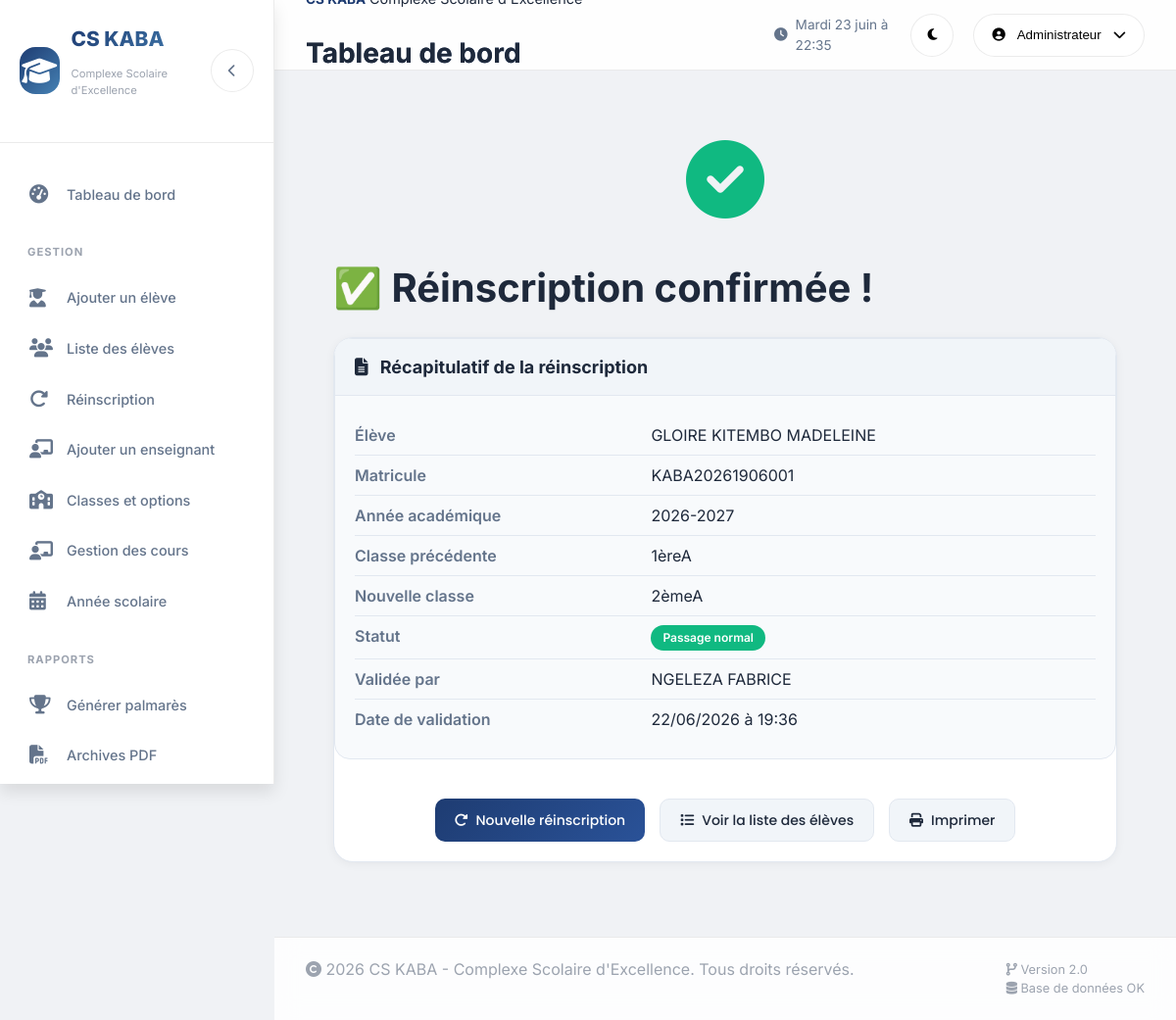
Page /reinscription/confirmation/1/ (signed in) on the committed database.
### Cote/models.py (models this page shows, shortened)
class Reinscription(models.Model):
    eleve = models.ForeignKey(Eleve, on_delete=models.CASCADE, verbose_name="Élève")
    annee_scolaire = models.ForeignKey(AnneeScolaire, on_delete=models.CASCADE, verbose_name="Année scolaire")
    classe_ancienne = models.ForeignKey(Classe, on_delete=models.CASCADE, related_name='anciennes_reinscriptions', verbose_name="Ancienne classe")
    classe_nouvelle = models.ForeignKey(Classe, on_delete=models.CASCADE, related_name='nouvelles_reinscriptions', verbose_name="Nouvelle classe")
    est_redoublant = models.BooleanField(default=False, verbose_name="Est redoublant")
    date_reinscription = models.DateTimeField(auto_now_add=True, verbose_name="Date de réinscription")
    est_validee = models.BooleanField(default=False, verbose_name="Est validée")
    validee_par = models.ForeignKey(Utilisateur, on_delete=models.SET_NULL, null=True, blank=True, verbose_name="Validée par")
    date_validation = models.DateTimeField(null=True, blank=True, verbose_name="Date de validation")
    observations = models.TextField(blank=True, null=True, verbose_name="Observations")
    created_at = models.DateTimeField(auto_now_add=True)
    updated_at = models.DateTimeField(auto_now=True)
    class Meta:
        verbose_name = "Réinscription"
        verbose_name_plural = "Réinscriptions"
        ordering = ['-date_reinscription']
        unique_together = [['eleve', 'annee_scolaire']]

class Eleve(models.Model):
    id_personne = models.OneToOneField(Personne, on_delete=models.CASCADE, verbose_name="Personne")
    matricule = models.CharField(max_length=50, unique=True, verbose_name="Matricule")
    telephone_parent = models.CharField(max_length=20, blank=True, null=True, verbose_name="Téléphone parent")
    email_parent = models.EmailField(max_length=255, blank=True, null=True, verbose_name="Email parent")
    photo = models.ImageField(upload_to='photos/eleves/', blank=True, null=True, verbose_name="Photo de l'élève")
    est_actif = models.BooleanField(default=True, verbose_name="Est actif")
    created_at = models.DateTimeField(auto_now_add=True, verbose_name="Date de création")
    class Meta:
        verbose_name = "Élève"
        verbose_name_plural = "Élèves"
        ordering = ['id_personne__nom', 'id_personne__prenom']

class Personne(models.Model):
    SEXE_CHOICES = [('M', 'Masculin'), ('F', 'Féminin')]
    nom = models.CharField(max_length=100, verbose_name="Nom")
    postnom = models.CharField(max_length=100, blank=True, null=True, verbose_name="Postnom")
    prenom = models.CharField(max_length=100, verbose_name="Prénom")
    lieu_naissance = models.CharField(max_length=100, blank=True, null=True, verbose_name="Lieu de naissance")
    date_naissance = models.DateField(blank=True, null=True, verbose_name="Date de naissance")
    sexe = models.CharField(max_length=1, choices=SEXE_CHOICES, blank=True, null=True, verbose_name="Sexe")
    adresse = models.TextField(blank=True, null=True, verbose_name="Adresse")
    telephone = models.CharField(max_length=20, blank=True, null=True, verbose_name="Téléphone")
    email = models.EmailField(max_length=255, blank=True, null=True, verbose_name="Email")
    created_at = models.DateTimeField(auto_now_add=True, verbose_name="Date de création")
    photo = models.ImageField(upload_to='photos/personnes/', blank=True, null=True, verbose_name="Photo de profil")
    class Meta:
        verbose_name = "Personne"
        verbose_name_plural = "Personnes"
        ordering = ['nom', 'prenom']

class AnneeScolaire(models.Model):
    annee_scolaire = models.CharField(max_length=20, unique=True, verbose_name="Année scolaire")
    est_active = models.BooleanField(default=False, verbose_name="Année active")
    date_debut = models.DateField(verbose_name="Date début")
    date_fin = models.DateField(verbose_name="Date fin")
    created_at = models.DateTimeField(auto_now_add=True, verbose_name="Date de création")
    class Meta:
        verbose_name = "Année scolaire"
        verbose_name_plural = "Années scolaires"
        ordering = ['-id']

class Classe(models.Model):
    nom_classe = models.CharField(max_length=50, verbose_name="Nom de la classe")
    niveau = models.CharField(max_length=20, blank=True, null=True, verbose_name="Niveau")
    id_option = models.ForeignKey(OptionEtude, on_delete=models.SET_NULL, null=True, blank=True, verbose_name="Option")
    est_cycle_orientation = models.BooleanField(default=False, verbose_name="Est cycle d'orientation")
    capacite_max = models.IntegerField(default=30, verbose_name="Capacité maximale")
    actif = models.BooleanField(default=True, verbose_name="Actif")
    created_at = models.DateTimeField(auto_now_add=True, verbose_name="Date de création")
    class Meta:
        verbose_name = "Classe"
        verbose_name_plural = "Classes"
        ordering = ['niveau', 'nom_classe']
        unique_together = []  # Pas de contrainte d'unicité sur nom_classe + option

class Utilisateur(models.Model):
    ROLE_CHOICES = [('DE', 'Directeur des Études'), ('ENSEIGNANT', 'Enseignant'), ('TITULAIRE', 'Titulaire')]
    id_personne = models.OneToOneField(Personne, on_delete=models.CASCADE, verbose_name="Personne")
    email = models.EmailField(max_length=255, unique=True, verbose_name="Email")
    password_hash = models.CharField(max_length=255, verbose_name="Mot de passe hashé")
    role = models.CharField(max_length=20, choices=ROLE_CHOICES, verbose_name="Rôle")
    est_actif = models.BooleanField(default=True, verbose_name="Est actif")
    est_principal = models.BooleanField(default=False, verbose_name="Est principal")
    dernier_connexion = models.DateTimeField(blank=True, null=True, verbose_name="Dernière connexion")
    created_at = models.DateTimeField(auto_now_add=True, verbose_name="Date de création")
    class Meta:
        verbose_name = "Utilisateur"
        verbose_name_plural = "Utilisateurs"

### Cote/views.py (the view)
def reinscription_confirmation(request, reinscription_id):
    if not request.session.get('user_id'):
        messages.error(request, 'Veuillez vous connecter pour accéder à cette page.')
        return redirect('login')
    if request.session.get('user_role') != 'DE':
        messages.error(request, 'Accès non autorisé')
        return redirect('dashboard_de')
    from .models import Reinscription
    reinscription = get_object_or_404(
        Reinscription.objects.select_related(
            'eleve__id_personne',
            'classe_ancienne',
            'classe_nouvelle',
            'annee_scolaire',
            'validee_par__id_personne'
        ),
        id=reinscription_id
    )
    context = {
        'user_nom': request.session.get('user_nom'),
        'reinscription': reinscription,
        'page_title': 'Confirmation de réinscription - CS KABA'
    }
    return render(request, 'Cote/admin/reinscription_confirmation.html', context)

### Cote/templates/Cote/admin/reinscription_confirmation.html (shortened to what this page needs)
{% extends "Cote/admin/includes/head.html" %}
{% load static %}
{% block extra_head %}
<link rel="stylesheet" href="{% static 'css/admin/reinscription.css' %}">
{% endblock %}
{% block body %}
<div class="page-container">
    <div class="confirmation-container">
        <div class="confirmation-icon success">
            <i class="fas fa-check-circle"></i>
        </div>
        <h1 class="text-center mb-3">✅ Réinscription confirmée !</h1>
        <div class="wizard-container">
            <div class="confirmation-card">
                <div class="confirmation-header">
                    <h3><i class="fas fa-file-alt"></i> Récapitulatif de la réinscription</h3>
                </div>
                <div class="confirmation-body">
                    <div class="confirmation-item">
                        <span class="confirmation-label">Élève</span>
                        <span class="confirmation-value">
                            {{ reinscription.eleve.id_personne.prenom }}
                            {{ reinscription.eleve.id_personne.postnom }}
                            {{ reinscription.eleve.id_personne.nom }}
                        </span>
                    </div>
                    <div class="confirmation-item">
                        <span class="confirmation-label">Matricule</span>
                        <span class="confirmation-value">{{ reinscription.eleve.matricule }}</span>
                    </div>
                    <div class="confirmation-item">
                        <span class="confirmation-label">Année académique</span>
                        <span class="confirmation-value">{{ reinscription.annee_scolaire.annee_scolaire }}</span>
                    </div>
                    <div class="confirmation-item">
                        <span class="confirmation-label">Classe précédente</span>
                        <span class="confirmation-value">{{ reinscription.classe_ancienne.nom_classe }}</span>
                    </div>
                    <div class="confirmation-item">
                        <span class="confirmation-label">Nouvelle classe</span>
                        <span class="confirmation-value">{{ reinscription.classe_nouvelle.nom_classe }}</span>
                    </div>
                    <div class="confirmation-item">
                        <span class="confirmation-label">Statut</span>
                        <span class="confirmation-value">
                            <span class="badge {% if reinscription.est_redoublant %}badge-warning{% else %}badge-success{% endif %}">
                                {% if reinscription.est_redoublant %}Redoublant{% else %}Passage normal{% endif %}
                            </span>
                        </span>
                    </div>
                    <div class="confirmation-item">
                        <span class="confirmation-label">Validée par</span>
                        <span class="confirmation-value">{{ reinscription.validee_par.id_personne.prenom }} {{ reinscription.validee_par.id_personne.nom }}</span>
                    </div>
                    <div class="confirmation-item">
                        <span class="confirmation-label">Date de validation</span>
                        <span class="confirmation-value">{{ reinscription.date_validation|date:"d/m/Y à H:i" }}</span>
                    </div>
                </div>
            </div>
            <div class="confirmation-actions">
                <a href="{% url 'reinscription' %}" class="btn-primary">
                    <i class="fas fa-redo-alt"></i> Nouvelle réinscription
                </a>
                <a href="{% url 'liste_eleves' %}" class="btn-secondary">
                    <i class="fas fa-list"></i> Voir la liste des élèves
                </a>
                <button onclick="window.print()" class="btn-secondary">
                    <i class="fas fa-print"></i> Imprimer
                </button>
            </div>
        </div>
    </div>
</div>
{% endblock %}

### static/css/admin/style.css (style rules this page uses)
:root { --primary: #1e3c72; --primary-dark: #0f2b4f; --primary-light: #2a5298; --primary-rgb: 30, 60, 114; --secondary: #4682B4; --success: #10B981; --warning: #F59E0B; --danger: #EF4444; --info: #3B82F6; --bg-primary: #f0f2f5; --bg-secondary: #ffffff; --bg-card: rgba(255, 255, 255, 0.85); --bg-sidebar: rgba(255, 255, 255, 0.95); --bg-topbar: rgba(255, 255, 255, 0.9); --bg-hover: rgba(0, 0, 0, 0.04); --border: rgba(0, 0, 0, 0.08); --text-primary: #111827; --text-secondary: #4B5563; --text-muted: #9CA3AF; --shadow-sm: 0 4px 6px -1px rgba(0, 0, 0, 0.05); --shadow-md: 0 10px 15px -3px rgba(0, 0, 0, 0.08); --shadow-lg: 0 20px 25px -5px rgba(0, 0, 0, 0.1); --shadow-xl: 0 25px 50px -12px rgba(0, 0, 0, 0.15); --sidebar-width: 280px; --sidebar-collapsed: 88px; --header-height: 72px; --transition: all 0.3s cubic-bezier(0.25, 0.46, 0.45, 0.94); --radius: 24px; --radius-sm: 16px; --glass-blur: blur(12px); }
* { margin: 0; padding: 0; box-sizing: border-box; }
body { font-family: 'Inter', 'Poppins', system-ui, sans-serif; background: var(--bg-primary); color: var(--text-primary); transition: background 0.3s ease, color 0.3s ease; line-height: 1.5; min-height: 100vh; }
:root { --breakpoint-mobile: 767px; --breakpoint-tablette: 768px; --breakpoint-desktop: 1024px; --breakpoint-large: 1440px; --font-size-base: calc(16px + 0.2vw); --font-size-h1: clamp(1.8rem, 5vw, 2.5rem); --font-size-h2: clamp(1.5rem, 4vw, 2rem); --font-size-h3: clamp(1.25rem, 3vw, 1.75rem); --font-size-body: clamp(0.95rem, 2vw, 1rem); --font-size-small: clamp(0.8rem, 1.5vw, 0.9rem); --spacing-xs: clamp(0.25rem, 1vw, 0.5rem); --spacing-sm: clamp(0.5rem, 2vw, 0.75rem); --spacing-md: clamp(0.75rem, 3vw, 1.25rem); --spacing-lg: clamp(1rem, 4vw, 1.5rem); --spacing-xl: clamp(1.5rem, 5vw, 2.5rem); --border-radius-sm: 0.25rem; --border-radius-md: 0.5rem; --border-radius-lg: 1rem; --transition-default: all 0.25s ease-in-out; --shadow-sm: 0 2px 4px rgba(0,0,0,0.05); --shadow-md: 0 4px 8px rgba(0,0,0,0.08); --shadow-lg: 0 8px 16px rgba(0,0,0,0.1); }
*, *::before, *::after { box-sizing: border-box; }
html { scroll-behavior: smooth; -webkit-text-size-adjust: 100%; -webkit-tap-highlight-color: transparent; }
body { font-size: var(--font-size-body); line-height: 1.5; overflow-x: hidden; width: 100%; margin: 0; padding: 0; }
button, a, input[type="button"], input[type="submit"], .btn, [role="button"], .nav-link, .menu-item { min-height: 44px; min-width: 44px; display: inline-flex; align-items: center; justify-content: center; }
a, button, .btn, .card, input, select, textarea { transition: var(--transition-default); }
h1, .h1 { font-size: var(--font-size-h1); margin-bottom: var(--spacing-md); }
h3, .h3 { font-size: var(--font-size-h3); margin-bottom: var(--spacing-sm); }
@media (min-width: 1024px) { body { font-size: clamp(1rem, 1vw, 1.125rem); } }
html, body { overflow-x: hidden; position: relative; }
.btn-premium, button, input, select, textarea { border-radius: var(--border-radius-sm); }
* { -webkit-overflow-scrolling: touch; }

### rows in the picture
Reinscription: eleve.id_personne.prenom "GLOIRE", eleve.id_personne.postnom "KITEMBO", eleve.id_personne.nom "MADELEINE", eleve.matricule "KABA20261906001", annee_scolaire.annee_scolaire "2026-2027", classe_ancienne.nom_classe "1èreA", classe_nouvelle.nom_classe "2èmeA", validee_par.id_personne.prenom "NGELEZA", validee_par.id_personne.nom "FABRICE", date_validation "22/06/2026 à 19:36"

### other values in the picture
{{ user_nom|default:"Administrateur" }} "Administrateur"
